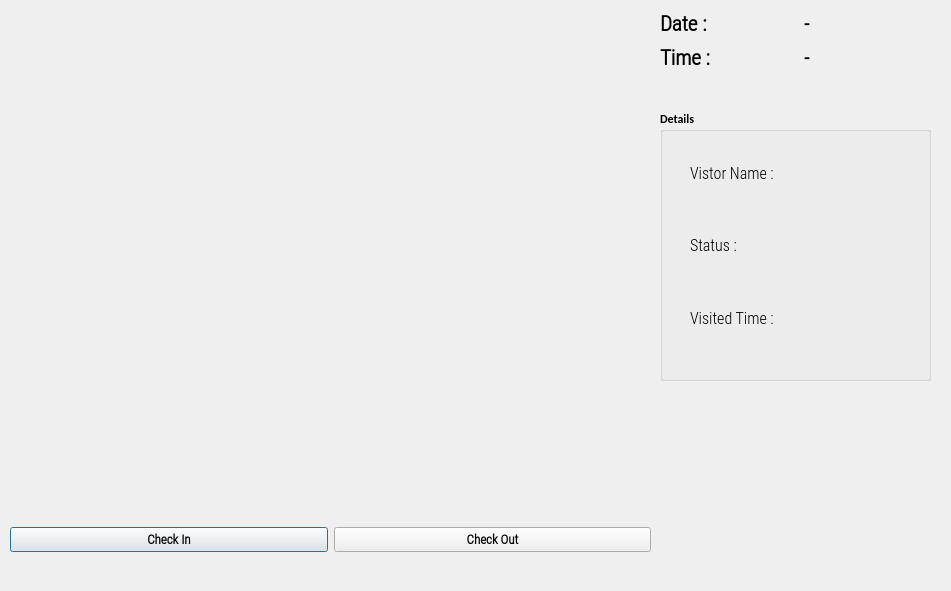
<?xml version="1.0" encoding="UTF-8"?>
<ui version="4.0">
 <class>OutputDialog</class>
 <widget class="QDialog" name="OutputDialog">
  <property name="geometry">
   <rect>
    <x>0</x>
    <y>0</y>
    <width>951</width>
    <height>591</height>
   </rect>
  </property>
  <property name="minimumSize">
   <size>
    <width>0</width>
    <height>0</height>
   </size>
  </property>
  <property name="maximumSize">
   <size>
    <width>1280</width>
    <height>720</height>
   </size>
  </property>
  <property name="font">
   <font>
    <family>Calibri</family>
    <weight>75</weight>
    <bold>true</bold>
   </font>
  </property>
  <property name="windowTitle">
   <string>SecureHome Security sys</string>
  </property>
  <property name="windowIcon">
   <iconset>
    <normaloff>:/icon/icon.png</normaloff>:/icon/icon.png</iconset>
  </property>
  <widget class="QLabel" name="imgLabel">
   <property name="geometry">
    <rect>
     <x>10</x>
     <y>10</y>
     <width>640</width>
     <height>480</height>
    </rect>
   </property>
   <property name="minimumSize">
    <size>
     <width>4</width>
     <height>0</height>
    </size>
   </property>
   <property name="maximumSize">
    <size>
     <width>640</width>
     <height>480</height>
    </size>
   </property>
   <property name="text">
    <string/>
   </property>
  </widget>
  <widget class="QWidget" name="horizontalLayoutWidget">
   <property name="geometry">
    <rect>
     <x>10</x>
     <y>500</y>
     <width>641</width>
     <height>80</height>
    </rect>
   </property>
   <layout class="QHBoxLayout" name="horizontalLayout">
    <item>
     <widget class="QPushButton" name="CheckInButton">
      <property name="font">
       <font>
        <family>Roboto Condensed Light</family>
        <pointsize>10</pointsize>
        <weight>75</weight>
        <bold>true</bold>
       </font>
      </property>
      <property name="text">
       <string>Check In</string>
      </property>
      <property name="checkable">
       <bool>true</bool>
      </property>
     </widget>
    </item>
    <item>
     <widget class="QPushButton" name="CheckOutButton">
      <property name="font">
       <font>
        <family>Roboto Condensed Light</family>
        <pointsize>10</pointsize>
        <weight>75</weight>
        <bold>true</bold>
       </font>
      </property>
      <property name="text">
       <string>Check Out</string>
      </property>
      <property name="checkable">
       <bool>true</bool>
      </property>
     </widget>
    </item>
   </layout>
  </widget>
  <widget class="QWidget" name="gridLayoutWidget">
   <property name="geometry">
    <rect>
     <x>660</x>
     <y>10</y>
     <width>281</width>
     <height>61</height>
    </rect>
   </property>
   <layout class="QGridLayout" name="gridLayout_2">
    <item row="0" column="0">
     <widget class="QLabel" name="label">
      <property name="font">
       <font>
        <family>Roboto Condensed Light</family>
        <pointsize>16</pointsize>
        <weight>75</weight>
        <bold>true</bold>
       </font>
      </property>
      <property name="text">
       <string>Date :</string>
      </property>
     </widget>
    </item>
    <item row="0" column="1">
     <widget class="QLabel" name="Date_Label">
      <property name="font">
       <font>
        <family>Roboto Condensed Light</family>
        <pointsize>15</pointsize>
        <weight>75</weight>
        <bold>true</bold>
       </font>
      </property>
      <property name="text">
       <string>-</string>
      </property>
     </widget>
    </item>
    <item row="1" column="0">
     <widget class="QLabel" name="label_2">
      <property name="font">
       <font>
        <family>Roboto Condensed Light</family>
        <pointsize>16</pointsize>
        <weight>75</weight>
        <bold>true</bold>
       </font>
      </property>
      <property name="text">
       <string>Time :</string>
      </property>
     </widget>
    </item>
    <item row="1" column="1">
     <widget class="QLabel" name="Time_Label">
      <property name="font">
       <font>
        <family>Roboto Condensed Light</family>
        <pointsize>15</pointsize>
        <weight>75</weight>
        <bold>true</bold>
       </font>
      </property>
      <property name="text">
       <string>-</string>
      </property>
     </widget>
    </item>
   </layout>
  </widget>
  <widget class="QGroupBox" name="groupBox">
   <property name="geometry">
    <rect>
     <x>660</x>
     <y>110</y>
     <width>271</width>
     <height>271</height>
    </rect>
   </property>
   <property name="title">
    <string>Details</string>
   </property>
   <widget class="QWidget" name="verticalLayoutWidget">
    <property name="geometry">
     <rect>
      <x>30</x>
      <y>30</y>
      <width>114</width>
      <height>211</height>
     </rect>
    </property>
    <layout class="QVBoxLayout" name="verticalLayout">
     <item>
      <widget class="QLabel" name="label_3">
       <property name="font">
        <font>
         <family>Roboto Condensed Light</family>
         <pointsize>12</pointsize>
         <weight>50</weight>
         <bold>false</bold>
        </font>
       </property>
       <property name="text">
        <string>Vistor Name : </string>
       </property>
      </widget>
     </item>
     <item>
      <widget class="QLabel" name="label_4">
       <property name="font">
        <font>
         <family>Roboto Condensed Light</family>
         <pointsize>12</pointsize>
         <weight>50</weight>
         <bold>false</bold>
        </font>
       </property>
       <property name="text">
        <string>Status :</string>
       </property>
      </widget>
     </item>
     <item>
      <widget class="QLabel" name="label_5">
       <property name="font">
        <font>
         <family>Roboto Condensed Light</family>
         <pointsize>12</pointsize>
         <weight>50</weight>
         <bold>false</bold>
        </font>
       </property>
       <property name="text">
        <string>Visited Time : </string>
       </property>
      </widget>
     </item>
    </layout>
   </widget>
   <widget class="QWidget" name="verticalLayoutWidget_2">
    <property name="geometry">
     <rect>
      <x>120</x>
      <y>30</y>
      <width>131</width>
      <height>211</height>
     </rect>
    </property>
    <layout class="QVBoxLayout" name="verticalLayout_2">
     <item>
      <widget class="QLabel" name="NameLabel">
       <property name="font">
        <font>
         <family>Roboto Condensed Light</family>
         <pointsize>12</pointsize>
         <weight>50</weight>
         <bold>false</bold>
        </font>
       </property>
       <property name="text">
        <string/>
       </property>
      </widget>
     </item>
     <item>
      <widget class="QLabel" name="StatusLabel">
       <property name="font">
        <font>
         <family>Roboto Condensed Light</family>
         <pointsize>12</pointsize>
         <weight>50</weight>
         <bold>false</bold>
        </font>
       </property>
       <property name="text">
        <string/>
       </property>
      </widget>
     </item>
     <item>
      <layout class="QHBoxLayout" name="horizontalLayout_2">
       <item>
        <widget class="QLabel" name="HoursLabel">
         <property name="font">
          <font>
           <family>Roboto Condensed Light</family>
           <pointsize>12</pointsize>
           <weight>50</weight>
           <bold>false</bold>
          </font>
         </property>
         <property name="text">
          <string/>
         </property>
        </widget>
       </item>
       <item>
        <widget class="QLabel" name="MinLabel">
         <property name="font">
          <font>
           <family>Roboto Condensed Light</family>
           <pointsize>12</pointsize>
           <weight>50</weight>
           <bold>false</bold>
          </font>
         </property>
         <property name="text">
          <string/>
         </property>
        </widget>
       </item>
      </layout>
     </item>
    </layout>
   </widget>
  </widget>
 </widget>
 <resources>
  <include location="resource.qrc"/>
 </resources>
 <connections/>
</ui>
